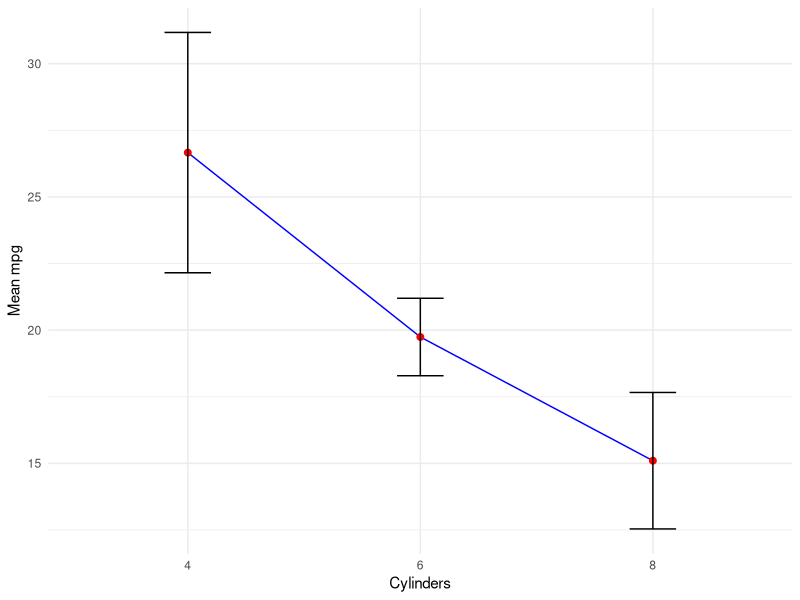
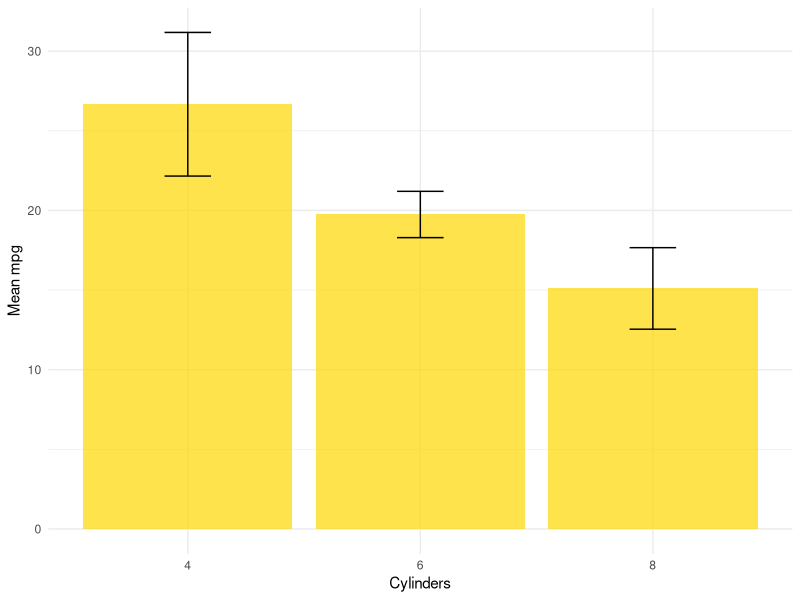
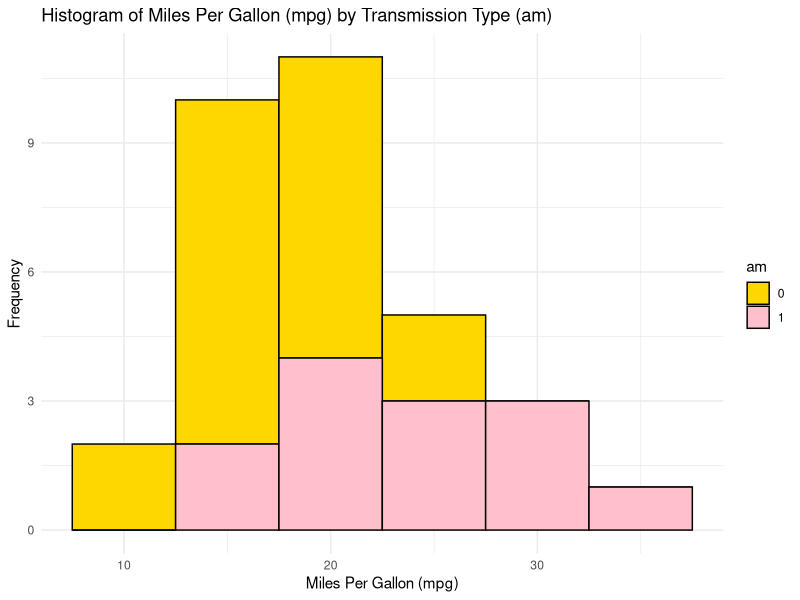
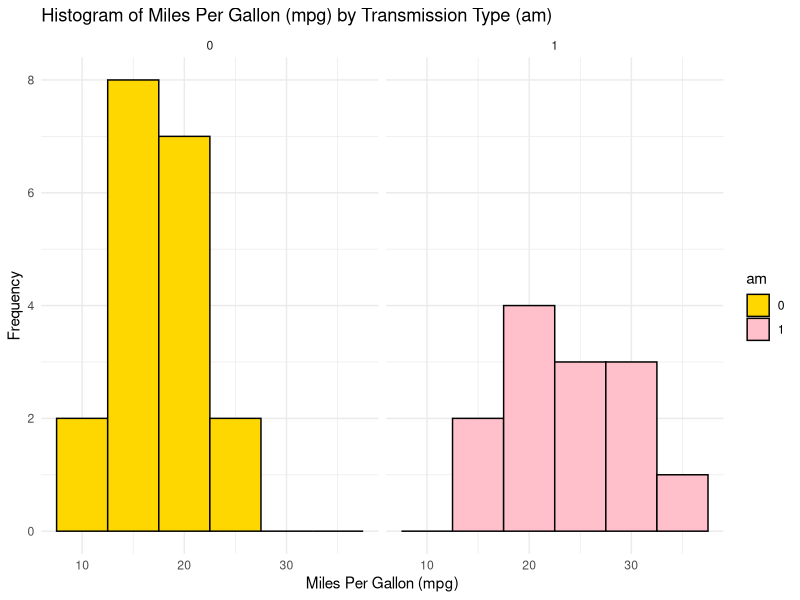
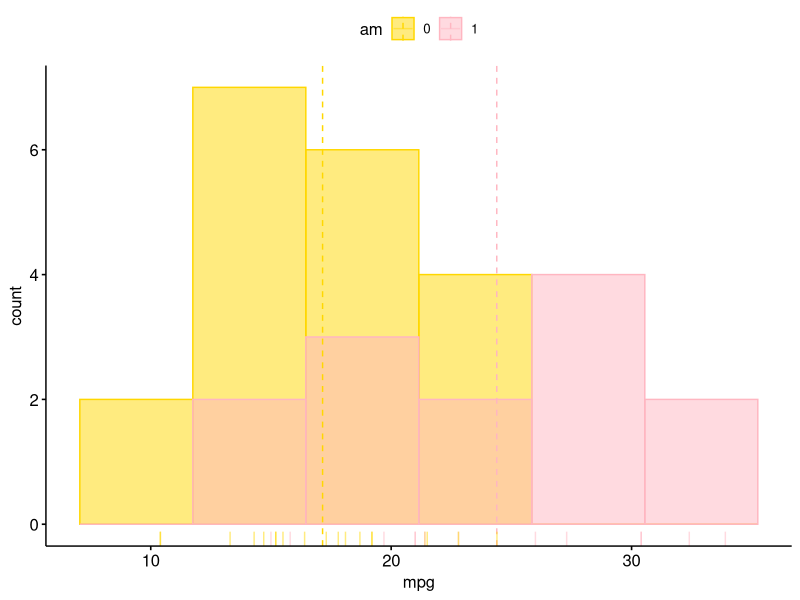
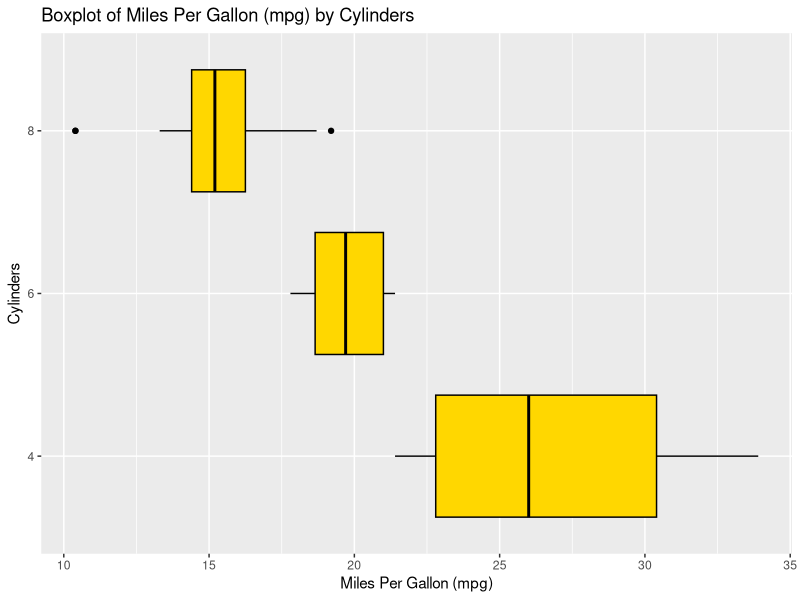
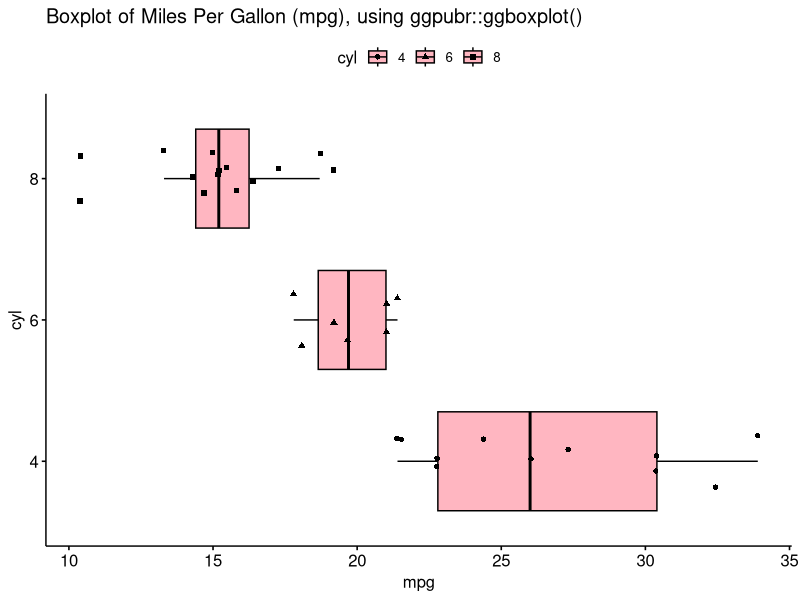

R code for these plots, in order:
## ---- chunk 1
# Load the required libraries, suppressing annoying startup messages
library(tibble) 
suppressPackageStartupMessages(library(dplyr))
# Read the mtcars dataset into a tibble called tb
data(mtcars)
tb <- as_tibble(mtcars)
# Convert several numeric columns into factor variables
tb$cyl <- as.factor(tb$cyl)
tb$vs <- as.factor(tb$vs)
tb$am <- as.factor(tb$am)
tb$gear <- as.factor(tb$gear)
# Directly access the data columns of tb, without tb$mpg
attach(tb)
## ---- chunk 2
library(dplyr)
s1 <- tb %>%
  group_by(cyl) %>%
  summarise(Mean_mpg = mean(mpg, na.rm = TRUE),
            SD_mpg = sd(mpg, na.rm = TRUE)) 
print(s1)
## ---- chunk 3
library(ggplot2)
ggplot(s1, 
       aes(x = cyl, y = Mean_mpg)) +
  geom_line(group=1, color = "blue") +
  geom_point(size = 2, color = "red") +
  geom_errorbar(aes(ymin = Mean_mpg - SD_mpg, 
                    ymax = Mean_mpg + SD_mpg), 
                width = .2, colour = "black") +
  labs(x = "Cylinders", y = "Mean mpg") +
  theme_minimal()

## ---- chunk 4
library(ggplot2)

# mpg plot
ggplot(s1, aes(x = cyl, y = Mean_mpg)) +
  geom_bar(stat = "identity", 
           fill = "gold", 
           alpha = 0.7) +
  geom_errorbar(aes(ymin = Mean_mpg - SD_mpg, 
                    ymax = Mean_mpg + SD_mpg), 
                width = .2) +
  labs(x = "Cylinders", y = "Mean mpg") +
  theme_minimal()
## ---- chunk 5
library(dplyr)
s3 <- tb %>%
  group_by(cyl) %>%
  summarise(
    Mean_mpg = mean(mpg, na.rm = TRUE),
    SD_mpg = sd(mpg, na.rm = TRUE),
    Mean_wt = mean(wt, na.rm = TRUE),
    SD_wt = sd(wt, na.rm = TRUE),
    Mean_hp = mean(hp, na.rm = TRUE),
    SD_hp = sd(hp, na.rm = TRUE)
    ) 
print(s3)
## ---- chunk 6
ggplot(tb, aes(x = mpg, 
               fill = am)) +
  geom_histogram(binwidth = 5, color = "black") +
  scale_fill_manual(values = c("gold", "pink")) +
  theme_minimal() +
  labs(title = "Histogram of Miles Per Gallon (mpg) by Transmission Type (am)",
       x = "Miles Per Gallon (mpg)",
       y = "Frequency")
## ---- chunk 7
ggplot(tb, aes(x = mpg, 
               fill = am)) +
  geom_histogram(binwidth = 5, color = "black") +
  scale_fill_manual(values = c("gold", "pink")) +
  facet_wrap(~ am) +
  theme_minimal() +
  labs(title = "Histogram of Miles Per Gallon (mpg) by Transmission Type (am)",
       x = "Miles Per Gallon (mpg)",
       y = "Frequency")
## ---- chunk 8
library(ggpubr)
gghistogram(tb, 
            x = "mpg", 
            bins = 6,
            add = "mean", 
            rug = TRUE, 
            color = "am", 
            fill = "am", 
            palette = c("gold", "lightpink"))
## ---- chunk 9
library(ggplot2)

ggplot(tb, aes(x = cyl, 
               y = mpg)) +
  geom_boxplot(fill = "gold", 
               color = "black") +
  coord_flip() +
  labs(title = "Boxplot of Miles Per Gallon (mpg) by Cylinders",
       y = "Miles Per Gallon (mpg)",
       x = "Cylinders")
## ---- chunk 10
library(ggpubr)
ggboxplot(tb, 
          y = "mpg", 
          x = "cyl",
          color = "black" ,
          fill = "lightpink",
          shape = "cyl",
          orientation = "horizontal",
          add = "jitter",
          title = "Boxplot of Miles Per Gallon (mpg), using ggpubr::ggboxplot()"
)
## ---- chunk 11
library(dplyr)
tb %>%
  group_by(cyl, am) %>%
  summarise(Mean_mpg = mean(mpg, na.rm = TRUE),
            SD_mpg = sd(mpg, na.rm = TRUE))
## ---- chunk 12
library(dplyr)
tb %>%
  group_by(am, cyl) %>%
  summarise(Mean_mpg = mean(mpg, na.rm = TRUE),
            SD_mpg = sd(mpg, na.rm = TRUE))
## ---- chunk 13
library(dplyr)
tb %>%
  group_by(am, cyl) %>%
  summarise(
    Mean_mpg = mean(mpg, na.rm = TRUE),
    SD_mpg = sd(mpg, na.rm = TRUE),
    Mean_wt = mean(wt, na.rm = TRUE),
    SD_wt = sd(wt, na.rm = TRUE),
    Mean_hp = mean(hp, na.rm = TRUE),
    SD_hp = sd(hp, na.rm = TRUE)
    ) 
